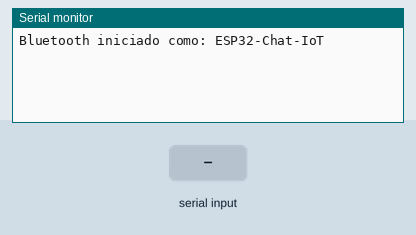
Recording of a sketch running on a simulated ESP32. On the bench: the last lines printed to the serial monitor. The test bench sets the inputs (shaded band). Nothing arrives over Bluetooth unless stated.

Above: at 1.2 s.
1.3 s: "1\n" received over Serial
At 2.5 s:
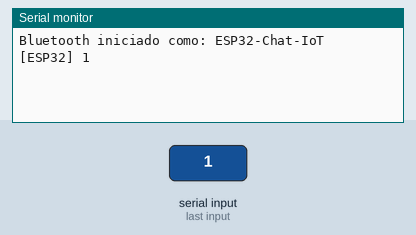
2.8 s: "1\n" received over the second serial link
At 3.8 s:
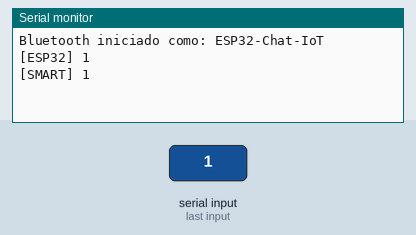
4.3 s: "0\n" received over Serial
At 5.0 s:
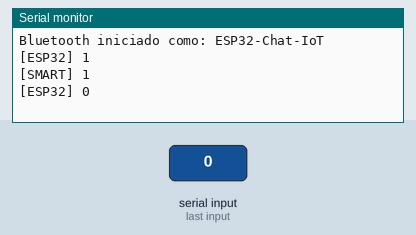
5.8 s: "0\n" received over the second serial link
At 6.1 s:
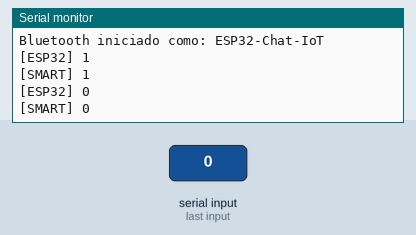

The sketch:

Apartado_5.ino
```cpp
#include "BluetoothSerial.h"

const char* ADVERTISING_NAME = "ESP32-Chat-IoT"; //Advertising del dispositivo
BluetoothSerial SerialBT; //crea el objeto BluetoothSerial

void setup() {
  Serial.begin(115200);
  if (!SerialBT.begin(ADVERTISING_NAME)) {
    Serial.println("No se ha podido iniciar bluetooth");
    while(1); // Si falla la conexion del bluetooth, "para" el programa
  }
  Serial.printf("Bluetooth iniciado como: %s\n", ADVERTISING_NAME);
}

void loop() {

  if (Serial.available()) {
    String msg = Serial.readStringUntil('\n'); //lee el mensaje recibido por serial hasta qie hay un salto de linea
    msg.trim(); //elimina los saltos del linea
    SerialBT.println(msg); //Manda el mensaje por bluetooth al smartphone
    Serial.printf("[ESP32] %s\n", msg.c_str()); //imprime por pantalla el mensaje enviado por el ESP32
  }

  if (SerialBT.available()) {
    String msg = SerialBT.readStringUntil('\n'); //Lee el mensaje que viene del smartphone
    msg.trim();  //elimina los saltos de linea
    Serial.printf("[SMART] %s\n", msg.c_str()); //Imprime por pantalla el mensaje enviado por el Smartphone
    SerialBT.printf("Echo: %s\n", msg.c_str()); //Manda al smarthpone un eco del mensaje recibido
  }
}
```

Measured:
- after the input at 1.3 s, the serial monitor: prints a new line at once (image 1)
- after the input at 2.8 s, the serial monitor: prints a new line at once (image 2)
- after the input at 4.3 s, the serial monitor: prints a new line at once (image 3)
- after the input at 5.8 s, the serial monitor: prints a new line at once (image 4)
